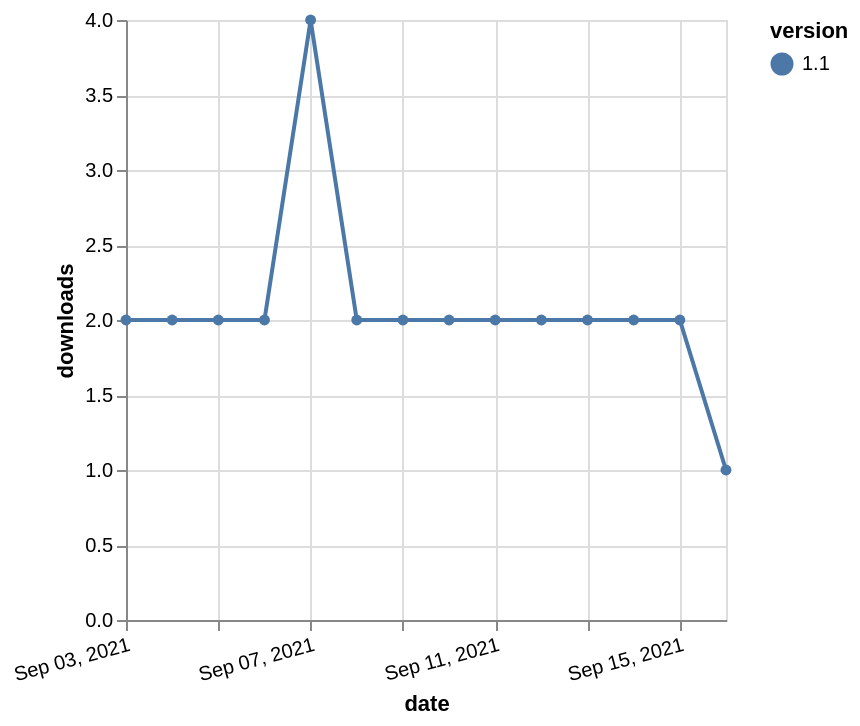

Vega-Lite specification stored for this chart:
### Vega-Lite specification from a JSON file in a GitHub repository (floating-point values rounded to 4 significant figures)
{"$schema": "https://vega.github.io/schema/vega-lite/v5.json", "description": "A simple bar chart with embedded data.", "data": {"values": [{"date": "2021-09-03", "total": 1238, "delta": 2, "version": "1.1"}, {"date": "2021-09-04", "total": 1240, "delta": 2, "version": "1.1"}, {"date": "2021-09-05", "total": 1242, "delta": 2, "version": "1.1"}, {"date": "2021-09-06", "total": 1244, "delta": 2, "version": "1.1"}, {"date": "2021-09-07", "total": 1248, "delta": 4, "version": "1.1"}, {"date": "2021-09-08", "total": 1250, "delta": 2, "version": "1.1"}, {"date": "2021-09-09", "total": 1252, "delta": 2, "version": "1.1"}, {"date": "2021-09-10", "total": 1254, "delta": 2, "version": "1.1"}, {"date": "2021-09-11", "total": 1256, "delta": 2, "version": "1.1"}, {"date": "2021-09-12", "total": 1258, "delta": 2, "version": "1.1"}, {"date": "2021-09-13", "total": 1260, "delta": 2, "version": "1.1"}, {"date": "2021-09-14", "total": 1262, "delta": 2, "version": "1.1"}, {"date": "2021-09-15", "total": 1264, "delta": 2, "version": "1.1"}, {"date": "2021-09-16", "total": 1265, "delta": 1, "version": "1.1"}]}, "width": "container", "mark": {"type": "line", "point": {"filled": true}}, "encoding": {"x": {"field": "date", "type": "temporal", "timeUnit": "yearmonthdate", "title": "date", "axis": {"labelAngle": -15}}, "y": {"field": "delta", "type": "quantitative", "title": "downloads"}, "color": {"field": "version", "type": "nominal"}, "tooltip": {"field": "delta"}}}
